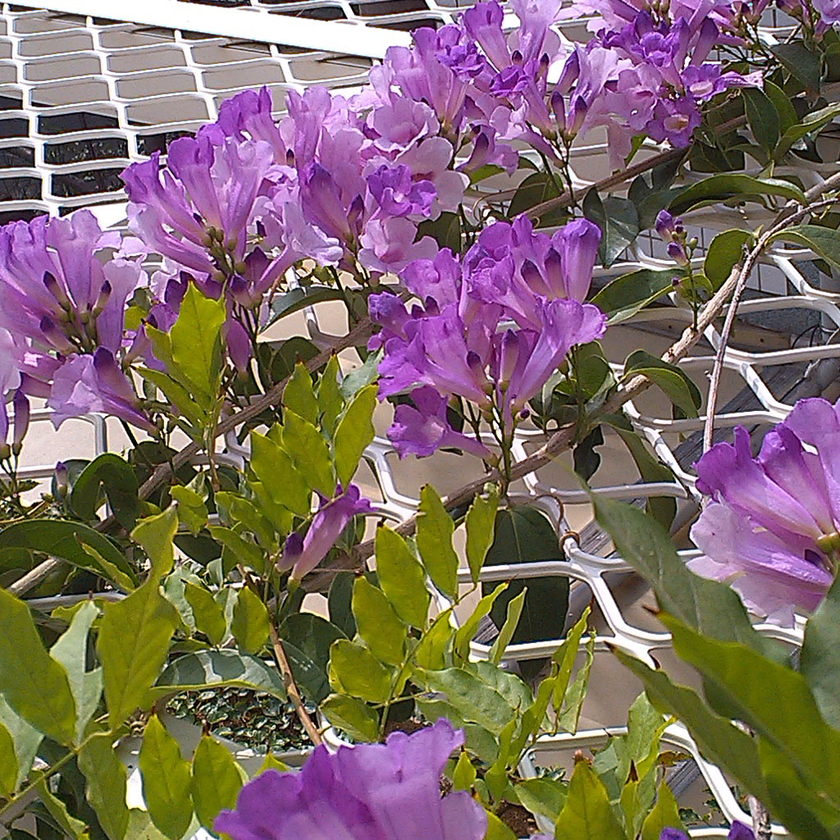
#> input picture project5/violet (color).tif, 840 x 840 px, shrunk from 1024 x 1024 before the run
$ python color_image.py
#> lines starting #> are read from the running program, lines starting #| are printed output that depends on the picture
# import library
from PIL import Image
import cv2
import numpy as np
import matplotlib.pyplot as plt
from sklearn import preprocessing

# import image
image = plt.imread("violet (color).tif")  #RGB order
#> image is the input picture: shape (840, 840, 3); mean R, G, B 126.7, 106.6, 101.3
f = np.array(image, dtype='float')
shape_img = np.shape(f)
#> shape_img = (840, 840, 3)
N = shape_img[0]
#> N = 840
f = f/255

fig = plt.figure()
plt.axis("off")
plt.imshow(image)
fig.savefig("RGB image",bbox_inches = 'tight')

# get R,G,B component
R = f[:,:,0]
G = f[:,:,1]
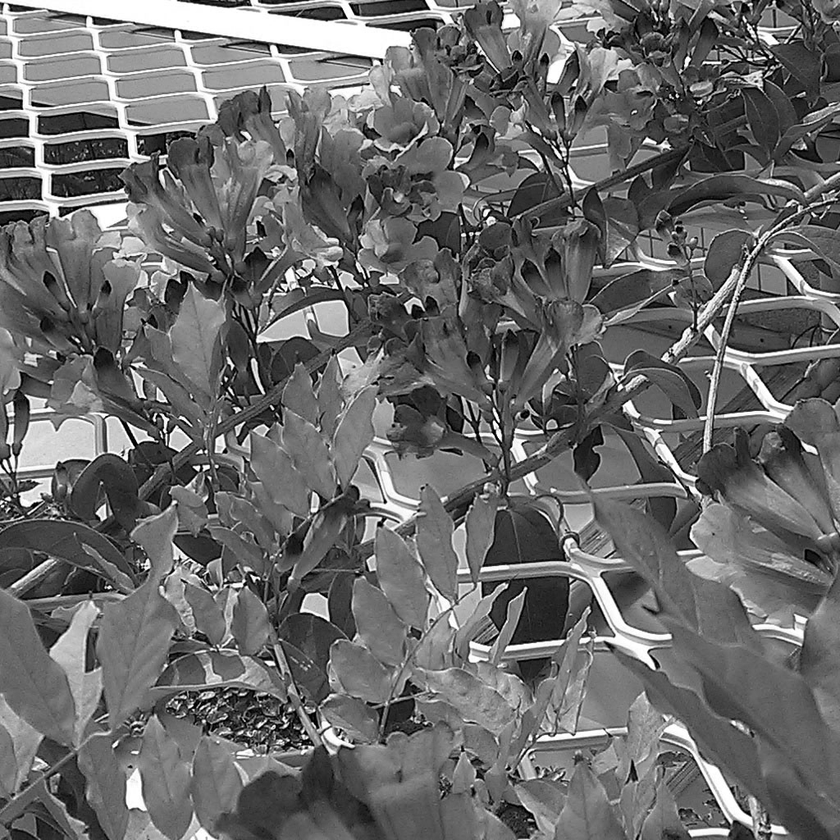
#> G: shape (840, 840) float64; min 0, max 1, mean 0.418
B = f[:,:,2]
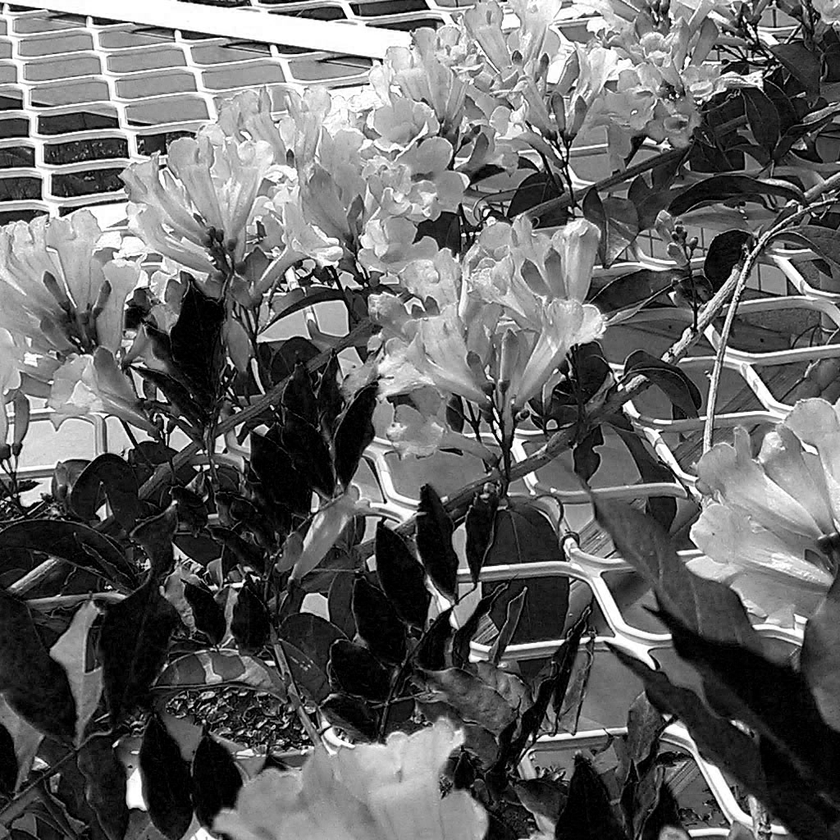
#> B: shape (840, 840) float64; min 0, max 1, mean 0.397

# calculate H, S, I component
H = np.zeros_like(R)
for i in range(N):
    for j in range(N):
        temp1 = 0.5*(2*R[i][j]-G[i][j]-B[i][j])
        temp2 = np.sqrt((R[i][j]-G[i][j])**2+(R[i][j]-B[i][j])*(G[i][j]-B[i][j]))
        if temp2 ==0:
            theta = np.pi/2
        else:
            cos_theta = temp1 / temp2
            theta = np.arccos(cos_theta)
        if B[i][j]<=G[i][j]:
            H[i][j] = theta
        else:
            H[i][j] = 2*np.pi - theta
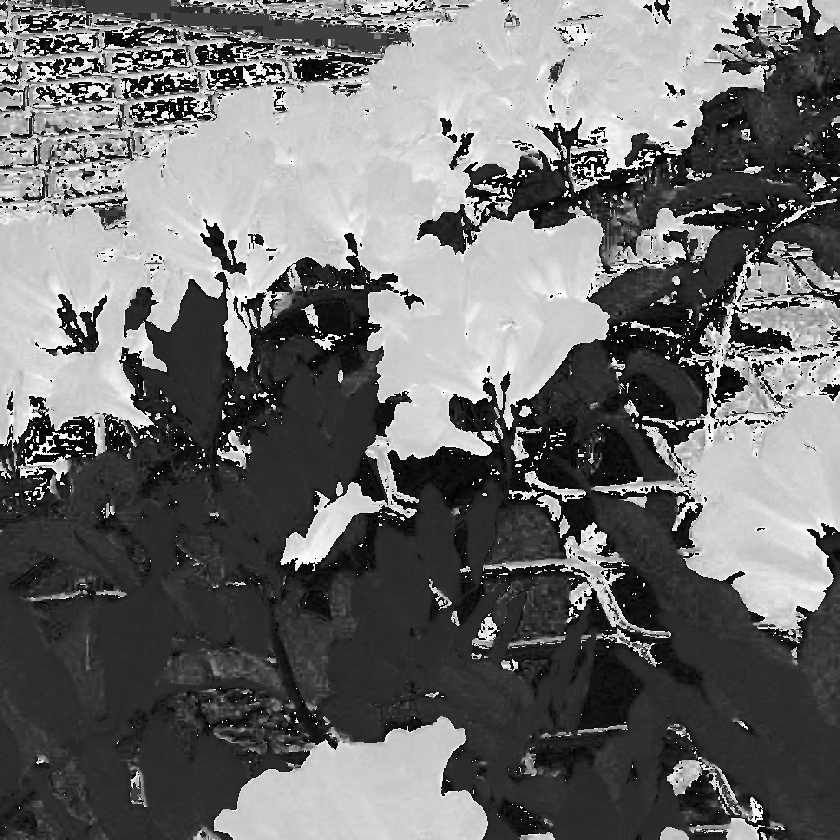
#> H: shape (840, 840) float64; 0.06% of the values are NaN or infinite; the others: min 0, max 6.27, mean 2.68; drawn with min black, max white, NaN and infinite black
H = H/(2*np.pi)


fig = plt.figure()
plt.axis("off")
plt.imshow(H,cmap='gray')
fig.savefig("H component",bbox_inches = 'tight')

# calculate S component
S = np.zeros_like(R)
for i in range(N):
    for j in range(N):
        if (R[i][j] == G[i][j] and R[i][j] == B[i][j]):
            S[i][j] = 0
        else:
            minRGB = np.minimum(R[i][j],np.minimum(G[i][j],B[i][j]))
            S[i][j] = 1 - (3/(R[i][j]+G[i][j]+B[i][j]))*minRGB
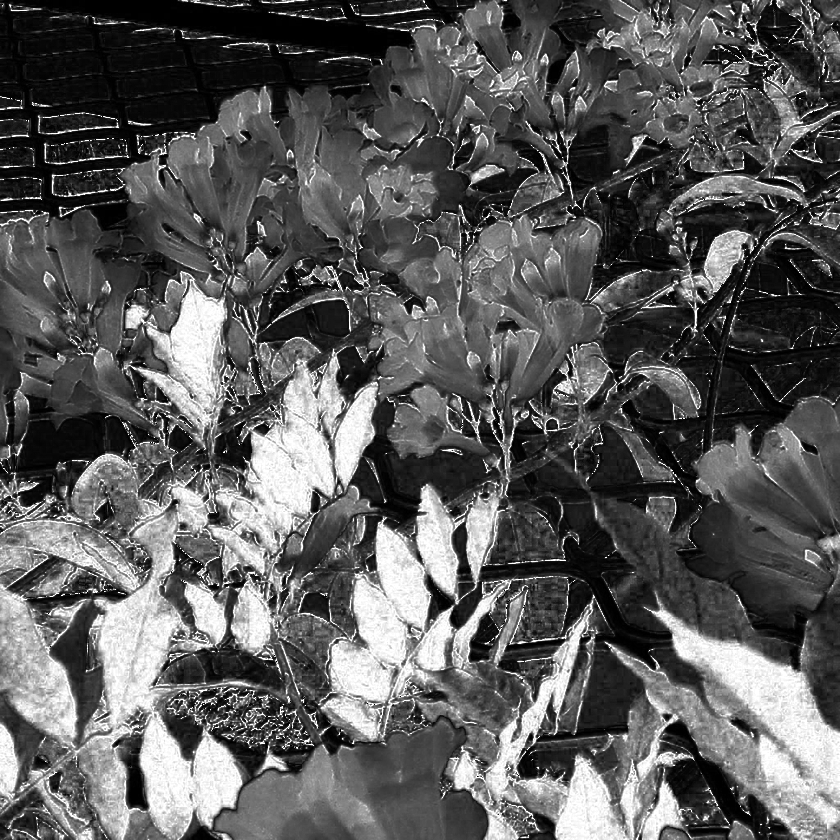
#> S: shape (840, 840) float64; min 0, max 1, mean 0.359
fig = plt.figure()
plt.axis("off")
plt.imshow(S,cmap='gray')
fig.savefig("S component",bbox_inches = 'tight')

#calculate I component
I = np.divide(R+G+B,3)
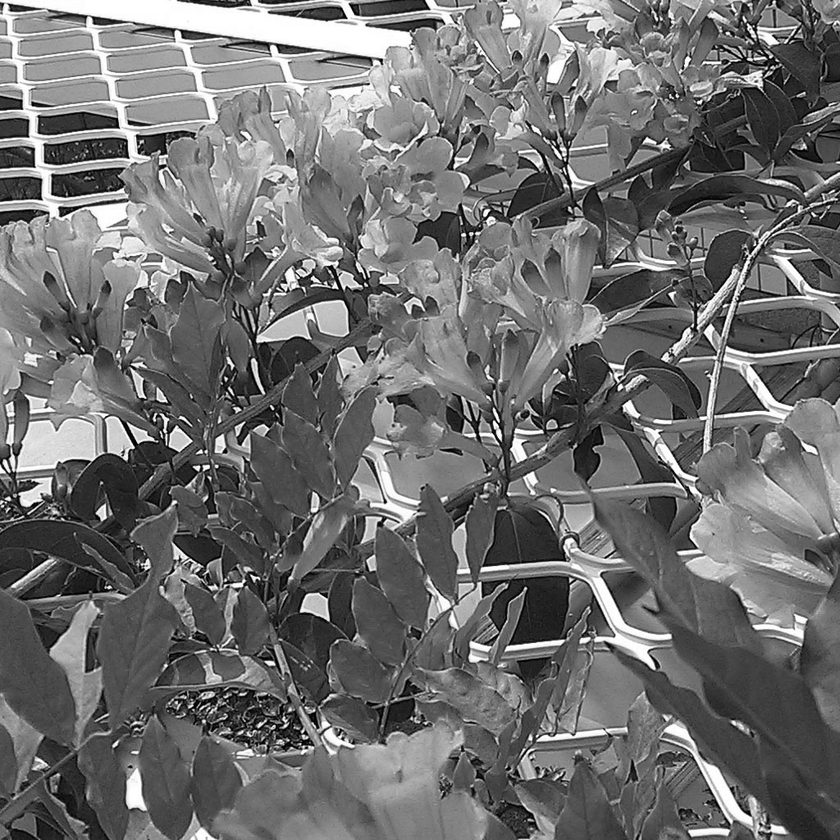
#> I: shape (840, 840) float64; min 0, max 1, mean 0.437

fig = plt.figure()
plt.axis("off")
plt.imshow(I,cmap='gray')
fig.savefig("I component",bbox_inches = 'tight')

# plot HSI image
gHSI = np.zeros_like(f)
gHSI[:,:,0] = H
#> gHSI: shape (840, 840, 3) float64; 0.02% of the values are NaN or infinite; the others: min 0, max 0.998, mean 0.142
gHSI[:,:,1] = S
#> gHSI: shape (840, 840, 3) float64; 0.02% of the values are NaN or infinite; the others: min 0, max 1, mean 0.262
gHSI[:,:,2] = I
#> gHSI: shape (840, 840, 3) float64; 0.02% of the values are NaN or infinite; the others: min 0, max 1, mean 0.408

fig = plt.figure()
plt.axis("off")
plt.imshow(gHSI)
fig.savefig("HSI picture", bbox_inches = 'tight')

############################################################################
#Apply sphere-based color slicing to the image
def color_slice(image,a,R0):
#> called with R0 = 30
    a = np.array(a)
    a = a/255
    R0 = R0/255
    out_image = np.zeros_like(image)
    shape_img = np.shape(image)
#> shape_img = (840, 840, 3)
    N = shape_img[0]
#> N = 840
    for i in range(N):
        for j in range(N):
            RR = R[i][j]
            GG = G[i][j]
            BB = B[i][j]
            distance_sqr = (RR-a[0])**2+(GG-a[1])**2+(BB-a[2])**2
            if distance_sqr > R0**2:
                out_image[i][j][0] = 0.5
                out_image[i][j][1] = 0.5
                out_image[i][j][2] = 0.5
            else:
                out_image[i][j][0] = RR
                out_image[i][j][1] = GG
                out_image[i][j][2] = BB
    return  out_image

# color slicing with a1 = (134,51,143)
a1 = [134,51,143]
R0 = 30
g1 = color_slice(f,a1,R0)

# color slicing with a1 = (131,132,4)
a2 = [131,132,4]
R0 = 30
g2 = color_slice(f,a2,R0)
#> call 2 of color_slice, with R0 = 30
#> after the loop in color_slice (call 2), `for i in range(N):`:
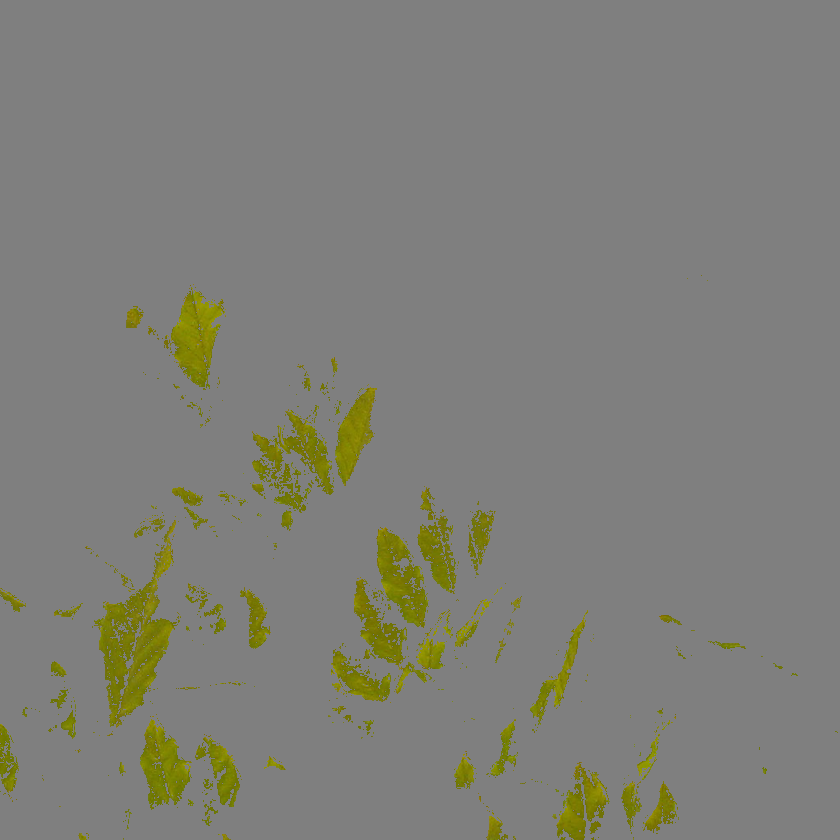
#> out_image: shape (840, 840, 3) float64; mean R, G, B 0.499, 0.499, 0.473

fig = plt.figure()
plt.axis("off")
plt.imshow(g1)
fig.savefig("using prototypical color a1", bbox_inches = 'tight')

fig = plt.figure()
plt.axis("off")
plt.imshow(g2)
fig.savefig("using prototypical color a2", bbox_inches = 'tight')

$ run again, with project5/HSI picture.png saved as project5/violet (color).tif
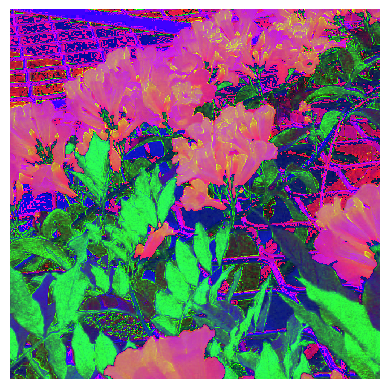
#> input picture project5/HSI picture.png, 389 x 389 px
#> image is the input picture: shape (389, 389, 4); mean R, G, B, A 122.4, 107.6, 124.9, 255
#> after the loop `for i in range(N):`:
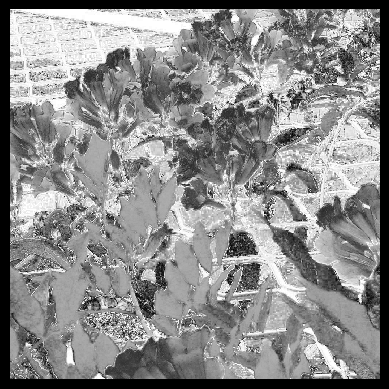
#> S: shape (389, 389) float64; min 0, max 1, mean 0.545
#> `I = np.divide(R+G+B,3)`:
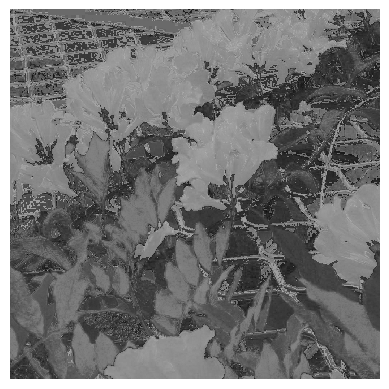
#> I: shape (389, 389) float64; min 0.0575, max 1, mean 0.464
